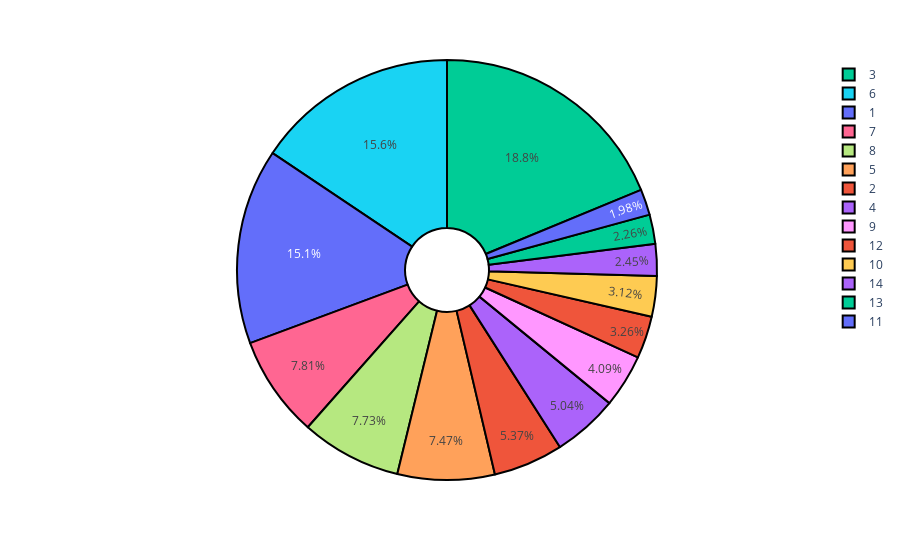

The code cell stored with this chart in its notebook:
### Markdown cell above
2. Gráfico circular o de pastel: Para mostrar la proporción de votos obtenidos por cada candidato en un determinado cargo postulado, podrías hacer un gráfico circular o de pastel con las columnas "PORCENTAJE" y "PRIMER_NOMBRE" o "CARGO_POSTULADO" como categorías.

### Code cell
import plotly.express as px

df2 = data.copy()
df2["PORCENTAJE"] = df2["PORCENTAJE"].str.replace("%", "").astype(float)
df_data_graph2 = df2.groupby(["CARGO_POSTULADO", "MUNICIPIO", "PARROQUIA", "NOMBRE_COMPLETO"])["VOTOS"].sum().reset_index()
# data["NOMBRE_COMPLETO"]
# data["CARGO_POSTULADO"]
# PORCENTAJE


def graph_pie_porcentaje(df: pd.DataFrame, values: str, names: str, hole: float = 0.2):
    fig = px.pie(df, values=values, names=names, color=names, hole=hole)
    fig.update_traces(marker=dict(line=dict(color="black", width=2)))

    return fig


# fig = px.sunburst(df2, values = 'VOTOS', names = 'NOMBRE_COMPLETO', parents="CARGO_POSTULADO")
fig_pie_porcentaje = graph_pie_porcentaje(df_data_graph2, "VOTOS", "MUNICIPIO")
fig_pie_porcentaje.show()

### Figure 1 — Plotly figure (JSON) as saved in the notebook; plotly's stock layout.template omitted (floating-point values rounded to 4 significant figures; data arrays with more than 128 entries replaced by an {"elided": "..."} marker saying what was removed)
{"data": [{"customdata": {"elided": "625x1 int values"}, "domain": {"x": [0, 1], "y": [0, 1]}, "hole": 0.2, "hovertemplate": "MUNICIPIO=%{customdata[0]}<br>VOTOS=%{value}<extra></extra>", "labels": {"elided": "625 int values"}, "legendgroup": "", "marker": {"colors": {"elided": "625 str values"}, "line": {"color": "black", "width": 2}}, "name": "", "showlegend": true, "type": "pie", "values": {"elided": "625 int values"}}], "layout": {"legend": {"tracegroupgap": 0}, "margin": {"t": 60}}}
